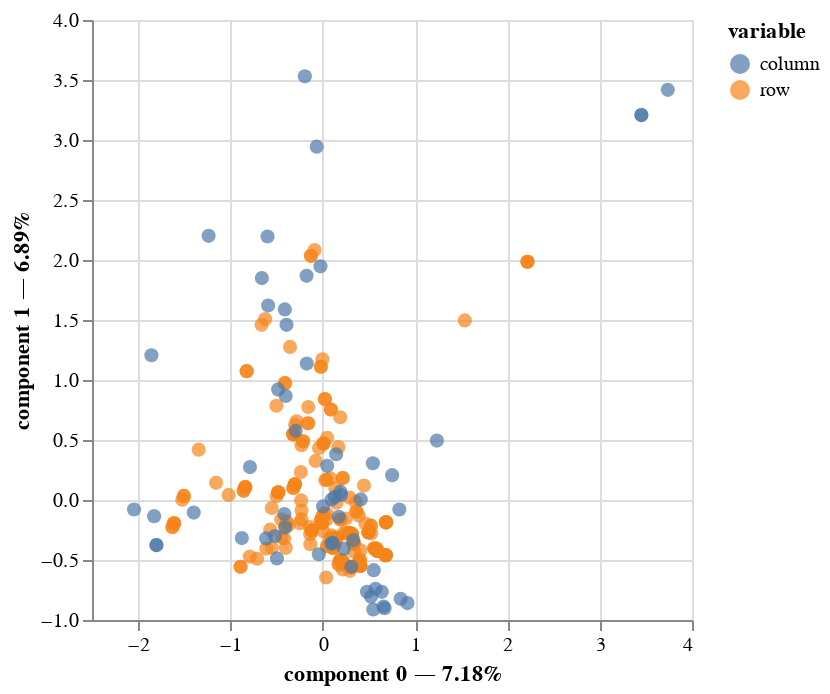

Notebook code cell kept with this figure:
### Code cell
fitted_mca.plot(
    df_cat,
    x_component=0,
    y_component=1,
    show_column_markers=True,
    show_row_markers=True,
    show_column_labels=False,
    show_row_labels=False,
).properties(
    width=300,
    height=300
)

### Figure 1 — Vega-Lite specification as saved in the notebook (floating-point values rounded to 4 significant figures; data arrays with more than 128 entries replaced by an {"elided": "..."} marker saying what was removed)
{"config": {"view": {"continuousWidth": 300, "continuousHeight": 300}}, "layer": [{"data": {"name": "data-ea1a352b88fbaea6b3929a9c95025dfe"}, "mark": {"type": "circle", "size": 50}, "encoding": {"color": {"field": "variable", "type": "nominal"}, "tooltip": [{"field": "variable", "type": "nominal"}, {"field": "value", "type": "nominal"}, {"field": "component 0", "type": "quantitative"}, {"field": "component 1", "type": "quantitative"}], "x": {"axis": {"title": "component 0 — 7.18%"}, "field": "component 0", "scale": {"zero": false}, "type": "quantitative"}, "y": {"axis": {"title": "component 1 — 6.89%"}, "field": "component 1", "scale": {"zero": false}, "type": "quantitative"}}, "name": "view_3"}, {"data": {"name": "data-4dc1cbab3d090659e54d4de5a0aa90fc"}, "mark": {"type": "circle", "size": 50}, "encoding": {"color": {"field": "variable", "type": "nominal"}, "tooltip": [{"field": "variable", "type": "nominal"}, {"field": "value", "type": "nominal"}, {"field": "component 0", "type": "quantitative"}, {"field": "component 1", "type": "quantitative"}], "x": {"axis": {"title": "component 0 — 7.18%"}, "field": "component 0", "scale": {"zero": false}, "type": "quantitative"}, "y": {"axis": {"title": "component 1 — 6.89%"}, "field": "component 1", "scale": {"zero": false}, "type": "quantitative"}}}], "height": 300, "params": [{"name": "param_3", "select": {"type": "interval", "encodings": ["x", "y"]}, "bind": "scales", "views": ["view_3"]}], "width": 300, "$schema": "https://vega.github.io/schema/vega-lite/v5.20.1.json", "datasets": {"data-ea1a352b88fbaea6b3929a9c95025dfe": {"elided": "201 records"}, "data-4dc1cbab3d090659e54d4de5a0aa90fc": [{"component 0": -0.02509, "component 1": 1.947, "component 2": -1.025, "component 3": -1.283, "component 4": 0.06924, "variable": "column", "value": "make_alfa-romero", "label": "make_alfa-romero"}, {"component 0": -0.6141, "component 1": -0.3203, "component 2": 0.009737, "component 3": 0.07299, "component 4": -0.9242, "variable": "column", "value": "make_audi", "label": "make_audi"}, {"component 0": -0.4016, "component 1": 0.8667, "component 2": -0.452, "component 3": -0.494, "component 4": -0.913, "variable": "column", "value": "make_bmw", "label": "make_bmw"}, {"component 0": 0.6397, "component 1": -0.7655, "component 2": 0.04651, "component 3": 0.09965, "component 4": 0.3866, "variable": "column", "value": "make_chevrolet", "label": "make_chevrolet"}, {"component 0": 0.4786, "component 1": -0.7648, "component 2": -0.0853, "component 3": -0.1664, "component 4": 0.2125, "variable": "column", "value": "make_dodge", "label": "make_dodge"}, {"component 0": 0.8434, "component 1": -0.8235, "component 2": -0.2529, "component 3": -0.7637, "component 4": 0.2902, "variable": "column", "value": "make_honda", "label": "make_honda"}, {"component 0": 0.4119, "component 1": 0.004626, "component 2": -0.05276, "component 3": -0.5187, "component 4": 0.1868, "variable": "column", "value": "make_isuzu", "label": "make_isuzu"}, {"component 0": -0.6599, "component 1": 1.849, "component 2": -0.8722, "component 3": -1.423, "component 4": -2.172, "variable": "column", "value": "make_jaguar", "label": "make_jaguar"}, {"component 0": 1.237, "component 1": 0.4952, "component 2": 1.479, "component 3": 0.3641, "component 4": -0.2838, "variable": "column", "value": "make_mazda", "label": "make_mazda"}, {"component 0": -1.856, "component 1": 1.206, "component 2": 0.5544, "component 3": -0.9837, "component 4": 0.7001, "variable": "column", "value": "make_mercedes-benz", "label": "make_mercedes-benz"}, {"component 0": 0.04833, "component 1": 0.2846, "component 2": 0.2136, "component 3": -0.6256, "component 4": 1.24, "variable": "column", "value": "make_mercury", "label": "make_mercury"}, {"component 0": 0.6579, "component 1": -0.8871, "component 2": 0.05874, "component 3": -0.5648, "component 4": 1.449, "variable": "column", "value": "make_mitsubishi", "label": "make_mitsubishi"}, {"component 0": 0.1301, "component 1": 0.02558, "component 2": -0.3932, "component 3": -0.3658, "component 4": -0.4353, "variable": "column", "value": "make_nissan", "label": "make_nissan"}, {"component 0": -2.045, "component 1": -0.07958, "component 2": 1.457, "component 3": 0.836, "component 4": 0.2777, "variable": "column", "value": "make_peugot", "label": "make_peugot"}, {"component 0": 0.5232, "component 1": -0.8072, "component 2": -0.03383, "component 3": -0.2105, "component 4": 0.5368, "variable": "column", "value": "make_plymouth", "label": "make_plymouth"}, {"component 0": -0.06593, "component 1": 2.945, "component 2": -2.417, "component 3": 2.277, "component 4": 3.613, "variable": "column", "value": "make_porsche", "label": "make_porsche"}, {"component 0": 0.3317, "component 1": -0.3342, "component 2": -0.2961, "component 3": -0.1111, "component 4": -0.3753, "variable": "column", "value": "make_renault", "label": "make_renault"}, {"component 0": 0.1733, "component 1": -0.14, "component 2": -0.249, "component 3": -0.5349, "component 4": -0.1899, "variable": "column", "value": "make_saab", "label": "make_saab"}, {"component 0": 0.2299, "component 1": -0.4056, "component 2": -0.9705, "component 3": 2.818, "component 4": -0.6856, "variable": "column", "value": "make_subaru", "label": "make_subaru"}, {"component 0": 0.09643, "component 1": 0.004488, "component 2": -0.2285, "component 3": -0.1229, "component 4": -0.1666, "variable": "column", "value": "make_toyota", "label": "make_toyota"}, {"component 0": -0.4962, "component 1": -0.4866, "component 2": 0.3079, "component 3": -0.1662, "component 4": 0.03142, "variable": "column", "value": "make_volkswagen", "label": "make_volkswagen"}, {"component 0": -0.7888, "component 1": 0.274, "component 2": 0.09143, "component 3": -0.1142, "component 4": -0.6605, "variable": "column", "value": "make_volvo", "label": "make_volvo"}, {"component 0": -1.802, "component 1": -0.376, "component 2": 1.465, "component 3": 0.2091, "component 4": 0.7823, "variable": "column", "value": "fuel-type_diesel", "label": "fuel-type_diesel"}, {"component 0": 0.1991, "component 1": 0.04155, "component 2": -0.1619, "component 3": -0.0231, "component 4": -0.08644, "variable": "column", "value": "fuel-type_gas", "label": "fuel-type_gas"}, {"component 0": 0.1913, "component 1": 0.06923, "component 2": -0.1457, "component 3": -0.003533, "component 4": -0.1832, "variable": "column", "value": "aspiration_std", "label": "aspiration_std"}, {"component 0": -0.877, "component 1": -0.3173, "component 2": 0.668, "component 3": 0.01619, "component 4": 0.8398, "variable": "column", "value": "aspiration_turbo", "label": "aspiration_turbo"}, {"component 0": -0.4058, "component 1": -0.2291, "component 2": 0.07215, "component 3": 0.1959, "component 4": -0.4171, "variable": "column", "value": "num-of-doors_four", "label": "num-of-doors_four"}, {"component 0": 0.5426, "component 1": 0.3063, "component 2": -0.09648, "component 3": -0.2619, "component 4": 0.5577, "variable": "column", "value": "num-of-doors_two", "label": "num-of-doors_two"}, {"component 0": -0.1755, "component 1": 1.868, "component 2": -1.157, "component 3": -0.4682, "component 4": 0.9262, "variable": "column", "value": "body-style_convertible", "label": "body-style_convertible"}, {"component 0": -0.4112, "component 1": 1.588, "component 2": -0.9158, "component 3": 0.4299, "component 4": 1.898, "variable": "column", "value": "body-style_hardtop", "label": "body-style_hardtop"}, {"component 0": 0.8294, "component 1": -0.07927, "component 2": 0.12, "component 3": -0.2512, "component 4": 0.4637, "variable": "column", "value": "body-style_hatchback", "label": "body-style_hatchback"}, {"component 0": -0.4161, "component 1": -0.117, "component 2": 0.0713, "component 3": -0.05827, "component 4": -0.3966, "variable": "column", "value": "body-style_sedan", "label": "body-style_sedan"}, {"component 0": -0.5178, "component 1": -0.3009, "component 2": -0.02392, "component 3": 0.8772, "component 4": -0.5997, "variable": "column", "value": "body-style_wagon", "label": "body-style_wagon"}, {"component 0": -0.04286, "component 1": -0.4521, "component 2": -0.7933, "component 3": 2.658, "component 4": -1.045, "variable": "column", "value": "drive-wheels_4wd", "label": "drive-wheels_4wd"}, {"component 0": 0.3102, "component 1": -0.5553, "component 2": -0.07426, "component 3": -0.103, "component 4": 0.05584, "variable": "column", "value": "drive-wheels_fwd", "label": "drive-wheels_fwd"}, {"component 0": -0.4836, "component 1": 0.9219, "component 2": 0.2015, "component 3": -0.1215, "component 4": 0.02359, "variable": "column", "value": "drive-wheels_rwd", "label": "drive-wheels_rwd"}, {"component 0": 0.002945, "component 1": -0.05349, "component 2": 0.04432, "component 3": -0.04344, "component 4": -0.06368, "variable": "column", "value": "engine-location_front", "label": "engine-location_front"}, {"component 0": -0.1943, "component 1": 3.53, "component 2": -2.925, "component 3": 2.867, "component 4": 4.203, "variable": "column", "value": "engine-location_rear", "label": "engine-location_rear"}, {"component 0": -0.1737, "component 1": 1.137, "component 2": -0.6458, "component 3": -0.7837, "component 4": -0.5875, "variable": "column", "value": "engine-type_dohc", "label": "engine-type_dohc"}, {"component 0": -1.827, "component 1": -0.1346, "component 2": 1.371, "component 3": 0.7959, "component 4": 0.3397, "variable": "column", "value": "engine-type_l", "label": "engine-type_l"}, {"component 0": 0.1084, "component 1": -0.3562, "component 2": 0.01195, "component 3": -0.2137, "component 4": 0.06647, "variable": "column", "value": "engine-type_ohc", "label": "engine-type_ohc"}, {"component 0": 0.1451, "component 1": 0.3816, "component 2": -1.361, "component 3": 2.828, "component 4": 0.2922, "variable": "column", "value": "engine-type_ohcf", "label": "engine-type_ohcf"}, {"component 0": -0.5919, "component 1": 1.621, "component 2": -0.6636, "component 3": -1.275, "component 4": -0.6513, "variable": "column", "value": "engine-type_ohcv", "label": "engine-type_ohcv"}, {"component 0": 3.452, "component 1": 3.208, "component 2": 4.654, "component 3": 1.251, "component 4": -0.6452, "variable": "column", "value": "engine-type_rotor", "label": "engine-type_rotor"}, {"component 0": -1.237, "component 1": 2.201, "component 2": -0.4686, "component 3": -1.724, "component 4": 0.01323, "variable": "column", "value": "num-of-cylinders_eight", "label": "num-of-cylinders_eight"}, {"component 0": -1.398, "component 1": -0.105, "component 2": 0.6682, "component 3": -0.06819, "component 4": 0.04174, "variable": "column", "value": "num-of-cylinders_five", "label": "num-of-cylinders_five"}, {"component 0": 0.09284, "component 1": -0.3635, "component 2": -0.01188, "component 3": 0.06933, "component 4": 0.05784, "variable": "column", "value": "num-of-cylinders_four", "label": "num-of-cylinders_four"}, {"component 0": -0.3929, "component 1": 1.46, "component 2": -0.8772, "component 3": -0.2705, "component 4": -0.2244, "variable": "column", "value": "num-of-cylinders_six", "label": "num-of-cylinders_six"}, {"component 0": 0.5716, "component 1": -0.7394, "component 2": 0.4164, "component 3": 0.3538, "component 4": 1.022, "variable": "column", "value": "num-of-cylinders_three", "label": "num-of-cylinders_three"}, {"component 0": -0.5984, "component 1": 2.196, "component 2": -0.9217, "component 3": -2.17, "component 4": -2.607, "variable": "column", "value": "num-of-cylinders_twelve", "label": "num-of-cylinders_twelve"}, {"component 0": 3.452, "component 1": 3.208, "component 2": 4.654, "component 3": 1.251, "component 4": -0.6452, "variable": "column", "value": "num-of-cylinders_two", "label": "num-of-cylinders_two"}, {"component 0": 0.9178, "component 1": -0.8588, "component 2": -0.2518, "component 3": -0.8258, "component 4": 0.3775, "variable": "column", "value": "fuel-system_1bbl", "label": "fuel-system_1bbl"}, {"component 0": 0.5521, "component 1": -0.5846, "component 2": -0.2232, "component 3": 0.3359, "component 4": -0.1799, "variable": "column", "value": "fuel-system_2bbl", "label": "fuel-system_2bbl"}, {"component 0": 3.738, "component 1": 3.418, "component 2": 5.089, "component 3": 1.402, "component 4": -0.6883, "variable": "column", "value": "fuel-system_4bbl", "label": "fuel-system_4bbl"}, {"component 0": -1.802, "component 1": -0.376, "component 2": 1.465, "component 3": 0.2091, "component 4": 0.7823, "variable": "column", "value": "fuel-system_idi", "label": "fuel-system_idi"}, {"component 0": 0.6693, "component 1": -0.9021, "component 2": 0.1964, "component 3": -0.6336, "component 4": 1.682, "variable": "column", "value": "fuel-system_mfi", "label": "fuel-system_mfi"}, {"component 0": -0.293, "component 1": 0.5765, "component 2": -0.3241, "component 3": -0.1362, "component 4": -0.2986, "variable": "column", "value": "fuel-system_mpfi", "label": "fuel-system_mpfi"}, {"component 0": 0.5473, "component 1": -0.9125, "component 2": 0.2389, "component 3": -0.7506, "component 4": 2.084, "variable": "column", "value": "fuel-system_spdi", "label": "fuel-system_spdi"}, {"component 0": 0.7518, "component 1": 0.2068, "component 2": -0.04307, "component 3": -0.8873, "component 4": 0.8129, "variable": "column", "value": "fuel-system_spfi", "label": "fuel-system_spfi"}]}}
